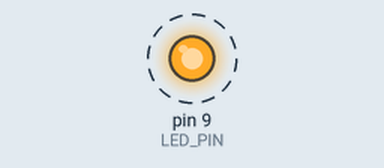
Recording of a sketch running on a simulated Arduino Uno, built with avr-gcc and run on an emulated ATmega328P. Parts: output pins drawn as LEDs (lit = HIGH). Dashed ring = blinking. What the sketch prints to the serial monitor is not drawn.

Above: at 0.5 s.
Timing chart, 0 to 4.6 s (numbered marks = the images above):
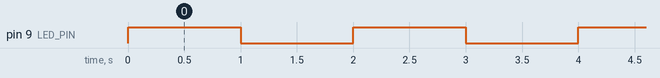

The sketch:

reference.ino
```cpp
// Card 01: Light an LED (reference solution; never shown to students)

const int LED_PIN = 9;

void setup() {
  Serial.begin(9600);
  pinMode(LED_PIN, OUTPUT);
}

void loop() {
  digitalWrite(LED_PIN, HIGH);
  Serial.println("LED ON");
  delay(1000);
  digitalWrite(LED_PIN, LOW);
  Serial.println("LED OFF");
  delay(1000);
}
```

Measured:
- by itself, pin 9 (LED_PIN): alternates HIGH for 1.0 s and LOW for 1.0 s
